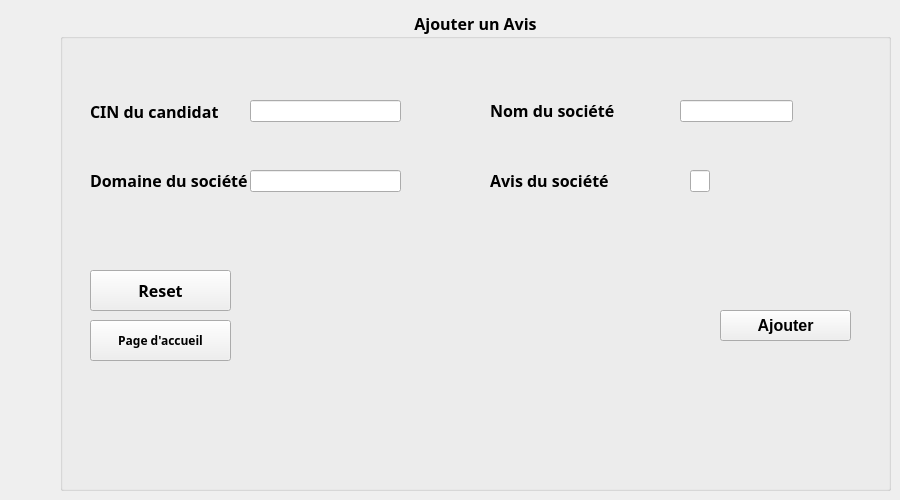
          <widget class="QWidget" name="tab_21">
           <attribute name="title">
            <string>Ajouter un avis</string>
           </attribute>
           <widget class="QGroupBox" name="groupBox_8">
            <property name="geometry">
             <rect>
              <x>60</x>
              <y>10</y>
              <width>831</width>
              <height>481</height>
             </rect>
            </property>
            <property name="font">
             <font>
              <family>Sitka</family>
              <pointsize>12</pointsize>
              <weight>75</weight>
              <bold>true</bold>
             </font>
            </property>
            <property name="title">
             <string>Ajouter un Avis</string>
            </property>
            <property name="alignment">
             <set>Qt::AlignCenter</set>
            </property>
            <widget class="QLabel" name="label_7">
             <property name="geometry">
              <rect>
               <x>30</x>
               <y>90</y>
               <width>136</width>
               <height>23</height>
              </rect>
             </property>
             <property name="font">
              <font>
               <family>Sitka Display</family>
               <pointsize>12</pointsize>
               <weight>75</weight>
               <bold>true</bold>
              </font>
             </property>
             <property name="text">
              <string>CIN du candidat </string>
             </property>
            </widget>
            <widget class="QLabel" name="label_64">
             <property name="geometry">
              <rect>
               <x>430</x>
               <y>90</y>
               <width>126</width>
               <height>21</height>
              </rect>
             </property>
             <property name="font">
              <font>
               <family>Sitka Display</family>
               <pointsize>12</pointsize>
               <weight>75</weight>
               <bold>true</bold>
              </font>
             </property>
             <property name="text">
              <string>Nom du société </string>
             </property>
            </widget>
            <widget class="QLabel" name="label_65">
             <property name="geometry">
              <rect>
               <x>30</x>
               <y>160</y>
               <width>158</width>
               <height>21</height>
              </rect>
             </property>
             <property name="font">
              <font>
               <family>Sitka Display</family>
               <pointsize>12</pointsize>
               <weight>75</weight>
               <bold>true</bold>
              </font>
             </property>
             <property name="text">
              <string>Domaine du société </string>
             </property>
            </widget>
            <widget class="QLabel" name="label_66">
             <property name="geometry">
              <rect>
               <x>430</x>
               <y>160</y>
               <width>121</width>
               <height>21</height>
              </rect>
             </property>
             <property name="font">
              <font>
               <family>Sitka Display</family>
               <pointsize>12</pointsize>
               <weight>75</weight>
               <bold>true</bold>
              </font>
             </property>
             <property name="text">
              <string>Avis du société </string>
             </property>
            </widget>
            <widget class="QPushButton" name="pb_ajouter_2">
             <property name="geometry">
              <rect>
               <x>660</x>
               <y>300</y>
               <width>131</width>
               <height>31</height>
              </rect>
             </property>
             <property name="font">
              <font>
               <family>Microsoft JhengHei UI</family>
               <pointsize>12</pointsize>
               <weight>75</weight>
               <italic>false</italic>
               <bold>true</bold>
              </font>
             </property>
             <property name="text">
              <string>Ajouter</string>
             </property>
             <property name="icon">
              <iconset resource="img.qrc">
               <normaloff>:/ajouter.png</normaloff>:/ajouter.png</iconset>
             </property>
            </widget>
            <widget class="QLineEdit" name="le_cin">
             <property name="geometry">
              <rect>
               <x>190</x>
               <y>90</y>
               <width>151</width>
               <height>22</height>
              </rect>
             </property>
            </widget>
            <widget class="QLineEdit" name="le_domaine">
             <property name="geometry">
              <rect>
               <x>190</x>
               <y>160</y>
               <width>151</width>
               <height>22</height>
              </rect>
             </property>
            </widget>
            <widget class="QLineEdit" name="le_avis">
             <property name="geometry">
              <rect>
               <x>630</x>
               <y>160</y>
               <width>20</width>
               <height>22</height>
              </rect>
             </property>
            </widget>
            <widget class="QLineEdit" name="le_nom_2">
             <property name="geometry">
              <rect>
               <x>620</x>
               <y>90</y>
               <width>113</width>
               <height>22</height>
              </rect>
             </property>
            </widget>
            <widget class="QPushButton" name="pushButton_15">
             <property name="geometry">
              <rect>
               <x>30</x>
               <y>260</y>
               <width>141</width>
               <height>41</height>
              </rect>
             </property>
             <property name="text">
              <string>Reset</string>
             </property>
             <property name="icon">
              <iconset resource="img.qrc">
               <normaloff>:/reset.png</normaloff>:/reset.png</iconset>
             </property>
            </widget>
            <widget class="QPushButton" name="pushButton_32">
             <property name="geometry">
              <rect>
               <x>30</x>
               <y>310</y>
               <width>141</width>
               <height>41</height>
              </rect>
             </property>
             <property name="font">
              <font>
               <family>Sitka</family>
               <pointsize>9</pointsize>
               <weight>75</weight>
               <bold>true</bold>
              </font>
             </property>
             <property name="text">
              <string>Page d'accueil</string>
             </property>
            </widget>
           </widget>
          </widget>
